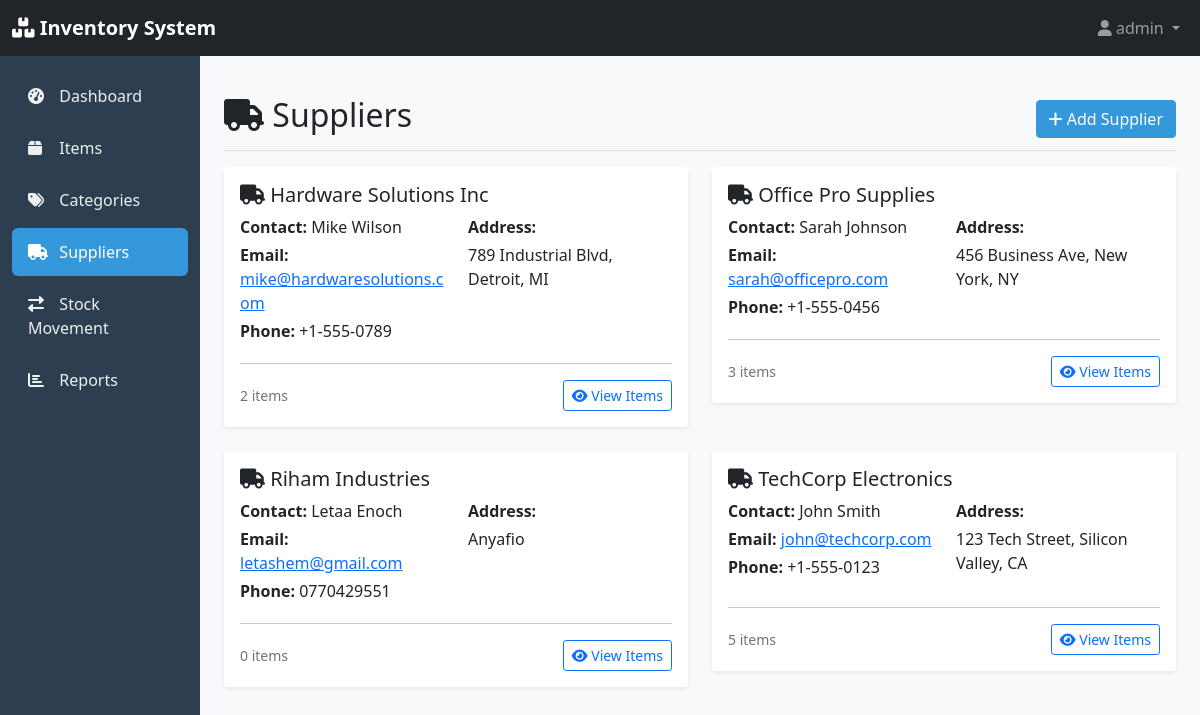
The page /inventory/suppliers/ (signed in) on the database its author committed.
### inventory/models.py (models this page shows, shortened)
class Supplier(models.Model):
    name = models.CharField(max_length=200)
    contact_person = models.CharField(max_length=100, blank=True)
    email = models.EmailField(blank=True)
    phone = models.CharField(max_length=20, blank=True)
    address = models.TextField(blank=True)
    created_at = models.DateTimeField(auto_now_add=True)
    updated_at = models.DateTimeField(auto_now=True)
    class Meta:
        ordering = ['name']

### inventory/views.py (the view)
# urls.py: path('suppliers/', views.supplier_list, name='supplier_list'),
def supplier_list(request):
    suppliers = Supplier.objects.prefetch_related('items').all()
    return render(request, 'inventory/supplier_list.html', {'suppliers': suppliers})

### inventory/templates/inventory/supplier_list.html (shortened to what this page needs)
{% extends 'inventory/base.html' %}
{% block content %}
<div class="d-flex justify-content-between flex-wrap flex-md-nowrap align-items-center pt-3 pb-2 mb-3 border-bottom">
    <h1 class="h2">
        <i class="fas fa-truck"></i>
        Suppliers
    </h1>
    <div class="btn-toolbar mb-2 mb-md-0">
        <a href="{% url 'inventory:supplier_create' %}" class="btn btn-primary">
            <i class="fas fa-plus"></i> Add Supplier
        </a>
    </div>
</div>
<div class="row">
    {% for supplier in suppliers %}
        <div class="col-md-6 mb-4">
            <div class="card">
                <div class="card-body">
                    <h5 class="card-title">
                        <i class="fas fa-truck"></i>
                        {{ supplier.name }}
                    </h5>
                    <div class="row">
                        <div class="col-md-6">
                            {% if supplier.contact_person %}
                                <p class="mb-1">
                                    <strong>Contact:</strong> {{ supplier.contact_person }}
                                </p>
                            {% endif %}
                            {% if supplier.email %}
                                <p class="mb-1">
                                    <strong>Email:</strong>
                                    <a href="mailto:{{ supplier.email }}">{{ supplier.email }}</a>
                                </p>
                            {% endif %}
                            {% if supplier.phone %}
                                <p class="mb-1">
                                    <strong>Phone:</strong> {{ supplier.phone }}
                                </p>
                            {% endif %}
                        </div>
                        <div class="col-md-6">
                            {% if supplier.address %}
                                <p class="mb-1">
                                    <strong>Address:</strong><br>
                                    {{ supplier.address|linebreaks }}
                                </p>
                            {% endif %}
                        </div>
                    </div>
                    <hr>
                    <div class="d-flex justify-content-between align-items-center">
                        <small class="text-muted">
                            {{ supplier.items.count }} item{{ supplier.items.count|pluralize }}
                        </small>
                        <div class="btn-group btn-group-sm">
                            <a href="{% url 'inventory:item_list' %}?supplier={{ supplier.id }}"
                               class="btn btn-outline-primary">
                                <i class="fas fa-eye"></i> View Items
                            </a>
                        </div>
                    </div>
                </div>
            </div>
        </div>
    {% endfor %}
</div>
{% endblock %}

### inventory/templates/inventory/base.html (shortened to what this page needs)
<!DOCTYPE html>
<html lang="en">
<head>
    <link href="https://cdn.jsdelivr.net/npm/bootstrap@5.1.3/dist/css/bootstrap.min.css" rel="stylesheet">
    <link href="https://cdnjs.cloudflare.com/ajax/libs/font-awesome/6.0.0/css/all.min.css" rel="stylesheet">
</head>
<body>
    <nav class="navbar navbar-expand-lg navbar-dark bg-dark">
        <div class="container-fluid">
            <a class="navbar-brand" href="{% url 'inventory:dashboard' %}">
                <i class="fas fa-boxes"></i>
                Inventory System
            </a>
            <div class="collapse navbar-collapse" id="navbarNav">
                <ul class="navbar-nav ms-auto">
                    <li class="nav-item dropdown">
                        <a class="nav-link dropdown-toggle" href="#" id="navbarDropdown" role="button" data-bs-toggle="dropdown">
                            <i class="fas fa-user"></i>
                            {% if user.is_authenticated %}{{ user.username }}{% else %}Guest{% endif %}
                        </a>
                    </li>
                </ul>
            </div>
        </div>
    </nav>
    <div class="container-fluid">
        <div class="row">
            <nav class="col-md-3 col-lg-2 d-md-block sidebar">
                <div class="position-sticky">
                    <ul class="nav flex-column">
                        <li class="nav-item">
                            <a class="nav-link {% if request.resolver_match.url_name == 'dashboard' %}active{% endif %}"
                               href="{% url 'inventory:dashboard' %}">
                                <i class="fas fa-tachometer-alt"></i>
                                Dashboard
                            </a>
                        </li>
                        <li class="nav-item">
                            <a class="nav-link {% if 'item' in request.resolver_match.url_name %}active{% endif %}"
                               href="{% url 'inventory:item_list' %}">
                                <i class="fas fa-box"></i>
                                Items
                            </a>
                        </li>
                        <li class="nav-item">
                            <a class="nav-link {% if 'category' in request.resolver_match.url_name %}active{% endif %}"
                               href="{% url 'inventory:category_list' %}">
                                <i class="fas fa-tags"></i>
                                Categories
                            </a>
                        </li>
                        <li class="nav-item">
                            <a class="nav-link {% if 'supplier' in request.resolver_match.url_name %}active{% endif %}"
                               href="{% url 'inventory:supplier_list' %}">
                                <i class="fas fa-truck"></i>
                                Suppliers
                            </a>
                        </li>
                        <li class="nav-item">
                            <a class="nav-link" href="{% url 'inventory:stock_movement_create' %}">
                                <i class="fas fa-exchange-alt"></i>
                                Stock Movement
                            </a>
                        </li>
                        <li class="nav-item">
                            <a class="nav-link {% if request.resolver_match.url_name == 'reports' %}active{% endif %}"
                               href="{% url 'inventory:reports' %}">
                                <i class="fas fa-chart-bar"></i>
                                Reports
                            </a>
                        </li>
                    </ul>
                </div>
            </nav>
            <main class="col-md-9 ms-sm-auto col-lg-10 px-md-4 main-content">
                {% block content %}{% endblock %}
            </main>
        </div>
    </div>
</body>
</html>

### inventory/templates/inventory/base.html (style rules this page uses)
:root { --primary-color: #2c3e50; --secondary-color: #3498db; --success-color: #27ae60; --warning-color: #f39c12; --danger-color: #e74c3c; }
body { background-color: #f8f9fa; }
.navbar-brand { font-weight: bold; }
.sidebar { min-height: calc(100vh - 56px); background-color: var(--primary-color); padding-top: 1rem; }
.sidebar .nav-link { color: #ecf0f1; padding: 0.75rem 1rem; margin-bottom: 0.25rem; border-radius: 0.375rem; transition: all 0.3s; }
.sidebar .nav-link:hover, .sidebar .nav-link.active { background-color: var(--secondary-color); color: white; }
.sidebar .nav-link i { margin-right: 0.5rem; width: 1.2rem; }
.main-content { padding: 1.5rem; }
.card { border: none; box-shadow: 0 0.125rem 0.25rem rgba(0, 0, 0, 0.075); transition: all 0.3s; }
.btn-primary { background-color: var(--secondary-color); border-color: var(--secondary-color); }

### rows shown on the page
Supplier: name "Hardware Solutions Inc", contact_person "Mike Wilson", email "mike@hardwaresolutions.com", phone "+1-555-0789", address "789 Industrial Blvd, Detroit, MI", items.count "2"
Supplier: name "Office Pro Supplies", contact_person "Sarah Johnson", email "sarah@officepro.com", phone "+1-555-0456", address "456 Business Ave, New York, NY", items.count "3"
Supplier: name "Riham Industries", contact_person "Letaa Enoch", email "letashem@gmail.com", phone "0770429551", address "Anyafio", items.count "0"
Supplier: name "TechCorp Electronics", contact_person "John Smith", email "john@techcorp.com", phone "+1-555-0123", address "123 Tech Street, Silicon Valley, CA", items.count "5"

### other values the page prints
{{ user.username }} "admin"
